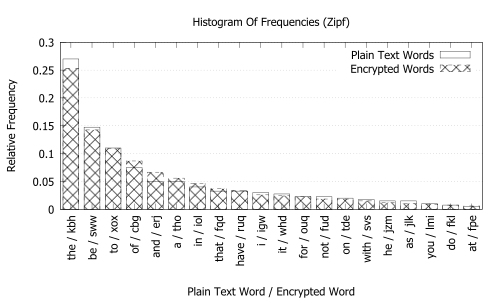

The gnuplot source for this figure:
set title "Histogram Of Frequencies (Zipf)"
set xlabel "Plain Text Word / Encrypted Word"
set ylabel "Relative Frequency"
set boxwidth 0.75
set grid y
set xtics rotate
set ytics nomirror
set style fill transparent pattern 0.5 border

plot "figure_2a_2.dat" u 0:($2/400):xtic(1) title "Plain Text Words" w boxes, "figure_2b.dat" u 0:($2/1200) index 1 title "Encrypted Words" w boxes

call "eps_export.plt" "figure_2{a,b_combined}.eps"
call "pdf_export.plt" "figure_2{a,b_combined}.pdf"
